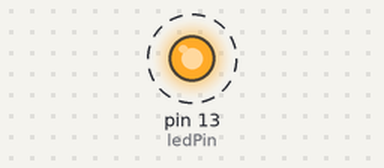
The sketch below on a simulated Arduino Uno, built with avr-gcc and run on an emulated ATmega328P. Shown: output pins drawn as LEDs (lit = HIGH). Dashed ring = blinking. What the sketch prints to the serial monitor is not drawn.

Above: at 0.7 s.
Timing chart, 0 to 4.6 s (numbered marks = the images above):
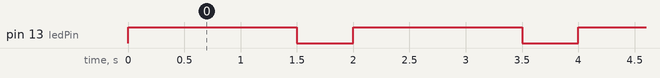

Measured:
- by itself, pin 13 (ledPin): alternates HIGH for 1.5 s and LOW for 0.50 s

The sketch:

sketch_jun07b.ino
```cpp
int ledPin = 13;

void setup()
{
    pinMode(ledPin, OUTPUT);
    Serial.begin(115200);
}

void loop()
{
    Serial.println("Hello, world!");
    digitalWrite(ledPin, HIGH);
    delay(1500);
    digitalWrite(ledPin, LOW);
    delay(500);
}
```
